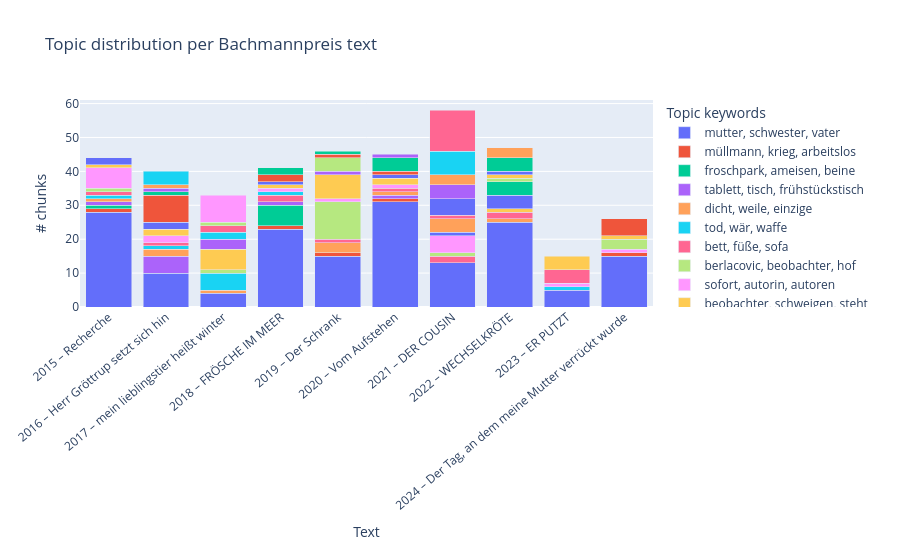

This figure's notebook cell:
### Markdown cell above
## 5 — Topic distribution per text

### Code cell
import plotly.express as px

# Count topic assignments per (year, title)
topic_by_text = (
    df[df["topic"] != -1]
    .groupby(["year", "title", "topic"])
    .size()
    .reset_index(name="count")
)
topic_by_text["topic_label"] = topic_by_text["topic"].apply(
    lambda t: ", ".join([w for w, _ in topic_model.get_topic(t)[:3]])
)
topic_by_text["text_label"] = (
    topic_by_text["year"].astype(str) + " – " + topic_by_text["title"]
)

fig = px.bar(
    topic_by_text.sort_values("year"),
    x="text_label",
    y="count",
    color="topic_label",
    title="Topic distribution per Bachmannpreis text",
    labels={"count": "# chunks", "text_label": "Text", "topic_label": "Topic keywords"},
    barmode="stack",
)
fig.update_layout(xaxis_tickangle=-40, height=550)
fig.show()

### Figure 1 — Plotly figure (JSON) as saved in the notebook; plotly's stock layout.template omitted (floating-point values rounded to 4 significant figures)
{"data": [{"hovertemplate": "Topic keywords=mutter, schwester, vater<br>Text=%{x}<br># chunks=%{y}<extra></extra>", "legendgroup": "mutter, schwester, vater", "marker": {"color": "#636efa", "pattern": {"shape": ""}}, "name": "mutter, schwester, vater", "orientation": "v", "showlegend": true, "textposition": "auto", "type": "bar", "x": ["2015 – Recherche", "2016 – Herr Gröttrup setzt sich hin", "2017 – mein lieblingstier heißt winter", "2018 – FRÖSCHE IM MEER", "2019 – Der Schrank", "2020 – Vom Aufstehen", "2021 – DER COUSIN", "2022 – WECHSELKRÖTE", "2023 – ER PUTZT", "2024 – Der Tag, an dem meine Mutter verrückt wurde"], "xaxis": "x", "y": [28, 10, 4, 23, 15, 31, 13, 25, 5, 15], "yaxis": "y"}, {"hovertemplate": "Topic keywords=müllmann, krieg, arbeitslos<br>Text=%{x}<br># chunks=%{y}<extra></extra>", "legendgroup": "müllmann, krieg, arbeitslos", "marker": {"color": "#EF553B", "pattern": {"shape": ""}}, "name": "müllmann, krieg, arbeitslos", "orientation": "v", "showlegend": true, "textposition": "auto", "type": "bar", "x": ["2015 – Recherche", "2018 – FRÖSCHE IM MEER", "2019 – Der Schrank", "2020 – Vom Aufstehen", "2024 – Der Tag, an dem meine Mutter verrückt wurde"], "xaxis": "x", "y": [1, 1, 1, 1, 1], "yaxis": "y"}, {"hovertemplate": "Topic keywords=froschpark, ameisen, beine<br>Text=%{x}<br># chunks=%{y}<extra></extra>", "legendgroup": "froschpark, ameisen, beine", "marker": {"color": "#00cc96", "pattern": {"shape": ""}}, "name": "froschpark, ameisen, beine", "orientation": "v", "showlegend": true, "textposition": "auto", "type": "bar", "x": ["2015 – Recherche", "2018 – FRÖSCHE IM MEER"], "xaxis": "x", "y": [1, 6], "yaxis": "y"}, {"hovertemplate": "Topic keywords=tablett, tisch, frühstückstisch<br>Text=%{x}<br># chunks=%{y}<extra></extra>", "legendgroup": "tablett, tisch, frühstückstisch", "marker": {"color": "#ab63fa", "pattern": {"shape": ""}}, "name": "tablett, tisch, frühstückstisch", "orientation": "v", "showlegend": true, "textposition": "auto", "type": "bar", "x": ["2015 – Recherche", "2016 – Herr Gröttrup setzt sich hin", "2018 – FRÖSCHE IM MEER", "2020 – Vom Aufstehen"], "xaxis": "x", "y": [1, 5, 1, 1], "yaxis": "y"}, {"hovertemplate": "Topic keywords=dicht, weile, einzige<br>Text=%{x}<br># chunks=%{y}<extra></extra>", "legendgroup": "dicht, weile, einzige", "marker": {"color": "#FFA15A", "pattern": {"shape": ""}}, "name": "dicht, weile, einzige", "orientation": "v", "showlegend": true, "textposition": "auto", "type": "bar", "x": ["2015 – Recherche", "2016 – Herr Gröttrup setzt sich hin", "2017 – mein lieblingstier heißt winter", "2019 – Der Schrank", "2020 – Vom Aufstehen", "2022 – WECHSELKRÖTE"], "xaxis": "x", "y": [1, 2, 1, 3, 1, 1], "yaxis": "y"}, {"hovertemplate": "Topic keywords=tod, wär, waffe<br>Text=%{x}<br># chunks=%{y}<extra></extra>", "legendgroup": "tod, wär, waffe", "marker": {"color": "#19d3f3", "pattern": {"shape": ""}}, "name": "tod, wär, waffe", "orientation": "v", "showlegend": true, "textposition": "auto", "type": "bar", "x": ["2015 – Recherche", "2016 – Herr Gröttrup setzt sich hin", "2017 – mein lieblingstier heißt winter", "2023 – ER PUTZT"], "xaxis": "x", "y": [1, 1, 5, 1], "yaxis": "y"}, {"hovertemplate": "Topic keywords=bett, füße, sofa<br>Text=%{x}<br># chunks=%{y}<extra></extra>", "legendgroup": "bett, füße, sofa", "marker": {"color": "#FF6692", "pattern": {"shape": ""}}, "name": "bett, füße, sofa", "orientation": "v", "showlegend": true, "textposition": "auto", "type": "bar", "x": ["2015 – Recherche", "2016 – Herr Gröttrup setzt sich hin", "2018 – FRÖSCHE IM MEER", "2019 – Der Schrank", "2020 – Vom Aufstehen", "2021 – DER COUSIN", "2022 – WECHSELKRÖTE"], "xaxis": "x", "y": [1, 1, 2, 1, 1, 2, 2], "yaxis": "y"}, {"hovertemplate": "Topic keywords=berlacovic, beobachter, hof<br>Text=%{x}<br># chunks=%{y}<extra></extra>", "legendgroup": "berlacovic, beobachter, hof", "marker": {"color": "#B6E880", "pattern": {"shape": ""}}, "name": "berlacovic, beobachter, hof", "orientation": "v", "showlegend": true, "textposition": "auto", "type": "bar", "x": ["2015 – Recherche", "2017 – mein lieblingstier heißt winter", "2019 – Der Schrank", "2021 – DER COUSIN"], "xaxis": "x", "y": [1, 1, 11, 1], "yaxis": "y"}, {"hovertemplate": "Topic keywords=sofort, autorin, autoren<br>Text=%{x}<br># chunks=%{y}<extra></extra>", "legendgroup": "sofort, autorin, autoren", "marker": {"color": "#FF97FF", "pattern": {"shape": ""}}, "name": "sofort, autorin, autoren", "orientation": "v", "showlegend": true, "textposition": "auto", "type": "bar", "x": ["2015 – Recherche", "2016 – Herr Gröttrup setzt sich hin", "2019 – Der Schrank", "2020 – Vom Aufstehen", "2021 – DER COUSIN", "2023 – ER PUTZT", "2024 – Der Tag, an dem meine Mutter verrückt wurde"], "xaxis": "x", "y": [6, 2, 1, 1, 5, 1, 1], "yaxis": "y"}, {"hovertemplate": "Topic keywords=beobachter, schweigen, steht<br>Text=%{x}<br># chunks=%{y}<extra></extra>", "legendgroup": "beobachter, schweigen, steht", "marker": {"color": "#FECB52", "pattern": {"shape": ""}}, "name": "beobachter, schweigen, steht", "orientation": "v", "showlegend": true, "textposition": "auto", "type": "bar", "x": ["2015 – Recherche", "2016 – Herr Gröttrup setzt sich hin", "2017 – mein lieblingstier heißt winter", "2019 – Der Schrank", "2020 – Vom Aufstehen", "2022 – WECHSELKRÖTE"], "xaxis": "x", "y": [1, 2, 6, 7, 2, 1], "yaxis": "y"}, {"hovertemplate": "Topic keywords=gedanken, glaubt, entscheidung<br>Text=%{x}<br># chunks=%{y}<extra></extra>", "legendgroup": "gedanken, glaubt, entscheidung", "marker": {"color": "#636efa", "pattern": {"shape": ""}}, "name": "gedanken, glaubt, entscheidung", "orientation": "v", "showlegend": true, "textposition": "auto", "type": "bar", "x": ["2015 – Recherche", "2016 – Herr Gröttrup setzt sich hin", "2021 – DER COUSIN", "2022 – WECHSELKRÖTE"], "xaxis": "x", "y": [2, 2, 1, 4], "yaxis": "y"}, {"hovertemplate": "Topic keywords=ei, eier, krawatte<br>Text=%{x}<br># chunks=%{y}<extra></extra>", "legendgroup": "ei, eier, krawatte", "marker": {"color": "#EF553B", "pattern": {"shape": ""}}, "name": "ei, eier, krawatte", "orientation": "v", "showlegend": true, "textposition": "auto", "type": "bar", "x": ["2016 – Herr Gröttrup setzt sich hin"], "xaxis": "x", "y": [8], "yaxis": "y"}, {"hovertemplate": "Topic keywords=dauert, unterschied, entstehen<br>Text=%{x}<br># chunks=%{y}<extra></extra>", "legendgroup": "dauert, unterschied, entstehen", "marker": {"color": "#00cc96", "pattern": {"shape": ""}}, "name": "dauert, unterschied, entstehen", "orientation": "v", "showlegend": true, "textposition": "auto", "type": "bar", "x": ["2016 – Herr Gröttrup setzt sich hin", "2022 – WECHSELKRÖTE"], "xaxis": "x", "y": [1, 4], "yaxis": "y"}, {"hovertemplate": "Topic keywords=rehragout, kälte, art<br>Text=%{x}<br># chunks=%{y}<extra></extra>", "legendgroup": "rehragout, kälte, art", "marker": {"color": "#ab63fa", "pattern": {"shape": ""}}, "name": "rehragout, kälte, art", "orientation": "v", "showlegend": true, "textposition": "auto", "type": "bar", "x": ["2016 – Herr Gröttrup setzt sich hin", "2017 – mein lieblingstier heißt winter", "2019 – Der Schrank"], "xaxis": "x", "y": [1, 3, 1], "yaxis": "y"}, {"hovertemplate": "Topic keywords=nummer, person, atmen<br>Text=%{x}<br># chunks=%{y}<extra></extra>", "legendgroup": "nummer, person, atmen", "marker": {"color": "#FFA15A", "pattern": {"shape": ""}}, "name": "nummer, person, atmen", "orientation": "v", "showlegend": true, "textposition": "auto", "type": "bar", "x": ["2016 – Herr Gröttrup setzt sich hin", "2021 – DER COUSIN"], "xaxis": "x", "y": [1, 4], "yaxis": "y"}, {"hovertemplate": "Topic keywords=kühlschrank, butter, beginnt<br>Text=%{x}<br># chunks=%{y}<extra></extra>", "legendgroup": "kühlschrank, butter, beginnt", "marker": {"color": "#19d3f3", "pattern": {"shape": ""}}, "name": "kühlschrank, butter, beginnt", "orientation": "v", "showlegend": true, "textposition": "auto", "type": "bar", "x": ["2016 – Herr Gröttrup setzt sich hin", "2017 – mein lieblingstier heißt winter", "2018 – FRÖSCHE IM MEER"], "xaxis": "x", "y": [4, 2, 1], "yaxis": "y"}, {"hovertemplate": "Topic keywords=wattestäbchen, nimmt, reinigt<br>Text=%{x}<br># chunks=%{y}<extra></extra>", "legendgroup": "wattestäbchen, nimmt, reinigt", "marker": {"color": "#FF6692", "pattern": {"shape": ""}}, "name": "wattestäbchen, nimmt, reinigt", "orientation": "v", "showlegend": true, "textposition": "auto", "type": "bar", "x": ["2017 – mein lieblingstier heißt winter", "2021 – DER COUSIN", "2023 – ER PUTZT"], "xaxis": "x", "y": [2, 1, 4], "yaxis": "y"}, {"hovertemplate": "Topic keywords=fenster, tür, zimmer<br>Text=%{x}<br># chunks=%{y}<extra></extra>", "legendgroup": "fenster, tür, zimmer", "marker": {"color": "#B6E880", "pattern": {"shape": ""}}, "name": "fenster, tür, zimmer", "orientation": "v", "showlegend": true, "textposition": "auto", "type": "bar", "x": ["2017 – mein lieblingstier heißt winter", "2019 – Der Schrank", "2022 – WECHSELKRÖTE", "2024 – Der Tag, an dem meine Mutter verrückt wurde"], "xaxis": "x", "y": [1, 4, 1, 3], "yaxis": "y"}, {"hovertemplate": "Topic keywords=luft, schiebt, kohle<br>Text=%{x}<br># chunks=%{y}<extra></extra>", "legendgroup": "luft, schiebt, kohle", "marker": {"color": "#FF97FF", "pattern": {"shape": ""}}, "name": "luft, schiebt, kohle", "orientation": "v", "showlegend": true, "textposition": "auto", "type": "bar", "x": ["2017 – mein lieblingstier heißt winter", "2018 – FRÖSCHE IM MEER"], "xaxis": "x", "y": [8, 1], "yaxis": "y"}, {"hovertemplate": "Topic keywords=waschen, kühlschrank, mutter<br>Text=%{x}<br># chunks=%{y}<extra></extra>", "legendgroup": "waschen, kühlschrank, mutter", "marker": {"color": "#FECB52", "pattern": {"shape": ""}}, "name": "waschen, kühlschrank, mutter", "orientation": "v", "showlegend": true, "textposition": "auto", "type": "bar", "x": ["2018 – FRÖSCHE IM MEER", "2022 – WECHSELKRÖTE", "2023 – ER PUTZT", "2024 – Der Tag, an dem meine Mutter verrückt wurde"], "xaxis": "x", "y": [1, 1, 4, 1], "yaxis": "y"}, {"hovertemplate": "Topic keywords=rock, drache, fast<br>Text=%{x}<br># chunks=%{y}<extra></extra>", "legendgroup": "rock, drache, fast", "marker": {"color": "#636efa", "pattern": {"shape": ""}}, "name": "rock, drache, fast", "orientation": "v", "showlegend": true, "textposition": "auto", "type": "bar", "x": ["2018 – FRÖSCHE IM MEER", "2020 – Vom Aufstehen", "2021 – DER COUSIN", "2022 – WECHSELKRÖTE"], "xaxis": "x", "y": [1, 1, 5, 1], "yaxis": "y"}, {"hovertemplate": "Topic keywords=sag, mutter, manchmal<br>Text=%{x}<br># chunks=%{y}<extra></extra>", "legendgroup": "sag, mutter, manchmal", "marker": {"color": "#EF553B", "pattern": {"shape": ""}}, "name": "sag, mutter, manchmal", "orientation": "v", "showlegend": true, "textposition": "auto", "type": "bar", "x": ["2018 – FRÖSCHE IM MEER", "2019 – Der Schrank", "2020 – Vom Aufstehen", "2024 – Der Tag, an dem meine Mutter verrückt wurde"], "xaxis": "x", "y": [2, 1, 1, 5], "yaxis": "y"}, {"hovertemplate": "Topic keywords=pool, wasser, meer<br>Text=%{x}<br># chunks=%{y}<extra></extra>", "legendgroup": "pool, wasser, meer", "marker": {"color": "#00cc96", "pattern": {"shape": ""}}, "name": "pool, wasser, meer", "orientation": "v", "showlegend": true, "textposition": "auto", "type": "bar", "x": ["2018 – FRÖSCHE IM MEER", "2019 – Der Schrank", "2020 – Vom Aufstehen", "2022 – WECHSELKRÖTE"], "xaxis": "x", "y": [2, 1, 4, 4], "yaxis": "y"}, {"hovertemplate": "Topic keywords=väter, pistazie, familie<br>Text=%{x}<br># chunks=%{y}<extra></extra>", "legendgroup": "väter, pistazie, familie", "marker": {"color": "#ab63fa", "pattern": {"shape": ""}}, "name": "väter, pistazie, familie", "orientation": "v", "showlegend": true, "textposition": "auto", "type": "bar", "x": ["2020 – Vom Aufstehen", "2021 – DER COUSIN"], "xaxis": "x", "y": [1, 4], "yaxis": "y"}, {"hovertemplate": "Topic keywords=tänzer, schenkt, bauch<br>Text=%{x}<br># chunks=%{y}<extra></extra>", "legendgroup": "tänzer, schenkt, bauch", "marker": {"color": "#FFA15A", "pattern": {"shape": ""}}, "name": "tänzer, schenkt, bauch", "orientation": "v", "showlegend": true, "textposition": "auto", "type": "bar", "x": ["2021 – DER COUSIN", "2022 – WECHSELKRÖTE"], "xaxis": "x", "y": [3, 3], "yaxis": "y"}, {"hovertemplate": "Topic keywords=oberkörper, hebt, dreht<br>Text=%{x}<br># chunks=%{y}<extra></extra>", "legendgroup": "oberkörper, hebt, dreht", "marker": {"color": "#19d3f3", "pattern": {"shape": ""}}, "name": "oberkörper, hebt, dreht", "orientation": "v", "showlegend": true, "textposition": "auto", "type": "bar", "x": ["2021 – DER COUSIN"], "xaxis": "x", "y": [7], "yaxis": "y"}, {"hovertemplate": "Topic keywords=cousin, vorstellung, klatschen<br>Text=%{x}<br># chunks=%{y}<extra></extra>", "legendgroup": "cousin, vorstellung, klatschen", "marker": {"color": "#FF6692", "pattern": {"shape": ""}}, "name": "cousin, vorstellung, klatschen", "orientation": "v", "showlegend": true, "textposition": "auto", "type": "bar", "x": ["2021 – DER COUSIN"], "xaxis": "x", "y": [12], "yaxis": "y"}], "layout": {"barmode": "stack", "height": 550, "legend": {"title": {"text": "Topic keywords"}, "tracegroupgap": 0}, "title": {"text": "Topic distribution per Bachmannpreis text"}, "xaxis": {"anchor": "y", "domain": [0, 1], "tickangle": -40, "title": {"text": "Text"}}, "yaxis": {"anchor": "x", "domain": [0, 1], "title": {"text": "# chunks"}}}}
